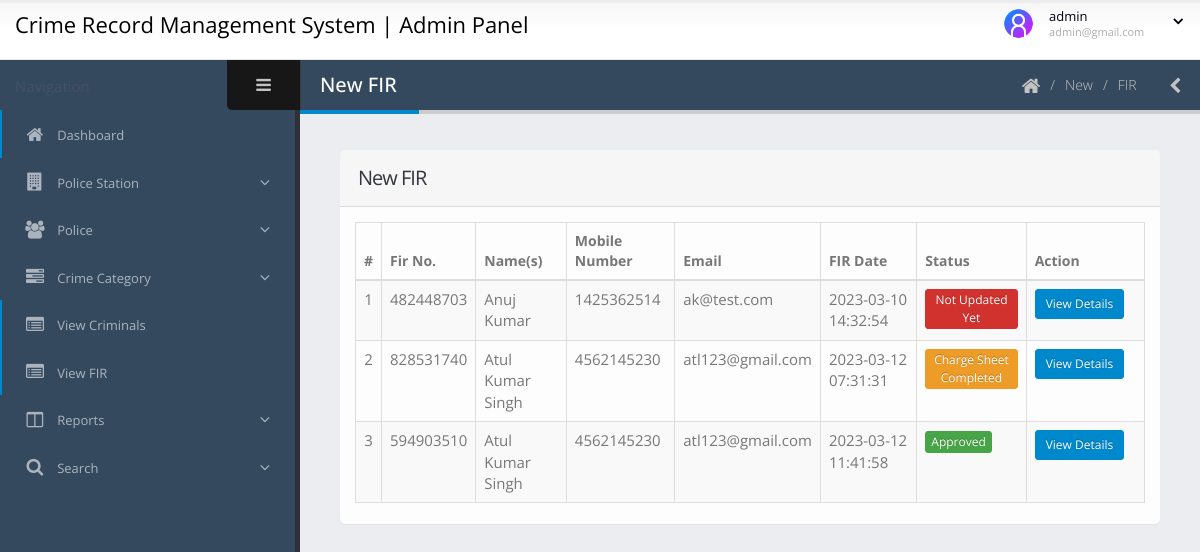
The page /crimerms/admin/view-fir.php (signed in) on the database its author committed.
### tables this page shows
CREATE TABLE `tblfir` (
  `ID` int(10) NOT NULL,
  `FIRNo` varchar(120) DEFAULT NULL,
  `UserID` int(50) DEFAULT NULL,
  `PoliceStationId` int(11) DEFAULT NULL,
  `PoliceStation` varchar(200) DEFAULT NULL,
  `CrimeType` varchar(200) DEFAULT NULL,
  `NameAccused` varchar(200) DEFAULT NULL,
  `NameApplicants` varchar(200) DEFAULT NULL,
  `ParentageApplicant` varchar(200) DEFAULT NULL,
  `ContactNumber` bigint(10) DEFAULT NULL,
  `Address` mediumtext DEFAULT NULL,
  `RelationAccused` varchar(200) DEFAULT NULL,
  `PurposeofFIR` varchar(200) DEFAULT NULL,
  `DateofFIR` timestamp NULL DEFAULT current_timestamp(),
  `Remark` varchar(200) DEFAULT NULL,
  `Status` varchar(50) DEFAULT NULL,
  `RemarkDate` timestamp NULL DEFAULT NULL ON UPDATE current_timestamp(),
  `SectionofLaw` varchar(200) NOT NULL,
  `InvestigationOfficer` varchar(200) NOT NULL,
  `InvestigationDetail` mediumtext NOT NULL,
  `ChargesheetDate` timestamp NULL DEFAULT NULL ON UPDATE current_timestamp()
);

CREATE TABLE `tbluser` (
  `ID` int(10) NOT NULL,
  `FullName` varchar(200) DEFAULT NULL,
  `MobileNumber` bigint(10) DEFAULT NULL,
  `Email` varchar(200) DEFAULT NULL,
  `Password` varchar(200) DEFAULT NULL,
  `RegDate` timestamp NOT NULL DEFAULT current_timestamp()
);

### crimerms/admin/view-fir.php (the view, shortened to what this page needs)
<?php
include('includes/dbconnection.php');
if (strlen($_SESSION['crmsaid']==0)) {
  header('location:logout.php');
  } else{
?>
<!doctype html>
<html class="fixed">
	<head>
		<link rel="stylesheet" href="../assets/vendor/bootstrap/css/bootstrap.css" />
		<link rel="stylesheet" href="../assets/vendor/font-awesome/css/font-awesome.css" />
		<link rel="stylesheet" href="../assets/vendor/magnific-popup/magnific-popup.css" />
		<link rel="stylesheet" href="../assets/vendor/bootstrap-datepicker/css/datepicker3.css" />
		<link rel="stylesheet" href="../assets/vendor/select2/select2.css" />
		<link rel="stylesheet" href="../assets/vendor/jquery-datatables-bs3/assets/css/datatables.css" />
		<link rel="stylesheet" href="../assets/stylesheets/theme.css" />
		<link rel="stylesheet" href="../assets/stylesheets/skins/default.css" />
		<link rel="stylesheet" href="../assets/stylesheets/theme-custom.css">
	</head>
	<body>
		<section class="body">
			<?php include_once('includes/header.php');?>
			<div class="inner-wrapper">
				<?php include_once('includes/sidebar.php');?>
				<section role="main" class="content-body">
					<header class="page-header">
						<h2>New FIR</h2>
						<div class="right-wrapper pull-right">
							<ol class="breadcrumbs">
								<li>
									<a href="dashboard.php">
										<i class="fa fa-home"></i>
									</a>
								</li>
								<li><span>New</span></li>
								<li><span>FIR</span></li>
							</ol>
							<a class="sidebar-right-toggle" data-open="sidebar-right"><i class="fa fa-chevron-left"></i></a>
						</div>
					</header>
						<section class="panel">
							<header class="panel-heading">
								<h2 class="panel-title">New FIR</h2>
							</header>
							<div class="panel-body">
								 <table class="table table-bordered table-striped table-vcenter js-dataTable-full-pagination">
                                <thead style="font-size: 14px">
                                    <tr>
                                        <th class="text-center">#</th>
                                        <th>Fir No.</th>
                                        <th class="d-none d-sm-table-cell">Name(s)</th>
                                        <th class="d-none d-sm-table-cell">Mobile Number</th>
                                        <th class="d-none d-sm-table-cell">Email</th>
                                        <th class="d-none d-sm-table-cell">FIR Date</th>
                                        <th class="d-none d-sm-table-cell">Status</th>
                                        <th class="d-none d-sm-table-cell" style="width: 15%;">Action</th>
                                       </tr>
                                </thead>
                                <tbody>
                                    <?php
$sql="SELECT tbluser.FullName,tbluser.MobileNumber,tbluser.Email,tblfir.FIRNo,tblfir.ID,tblfir.Status,tblfir.DateofFIR from tblfir join tbluser on tblfir.UserID=tbluser.ID";
$query = $dbh -> prepare($sql);
$query->execute();
$results=$query->fetchAll(PDO::FETCH_OBJ);
$cnt=1;
if($query->rowCount() > 0)
{
foreach($results as $row)
{               ?>
                                    <tr style="font-size: 15px">
                                        <td class="text-center"><?php echo htmlentities($cnt);?></td>
                                        <td class="font-w600"><?php  echo htmlentities($row->FIRNo);?></td>
                                        <td class="font-w600"><?php  echo htmlentities($row->FullName);?></td>
                                        <td class="font-w600"><?php  echo htmlentities($row->MobileNumber);?></td>
                                        <td class="font-w600"><?php  echo htmlentities($row->Email);?></td>
                                        <td class="font-w600"><?php  echo htmlentities($row->DateofFIR);?></td>
<td class="font-w600">
<?php if($row->Status==""){ ?>
<span class="btn btn-danger btn-xs"><?php echo "Not Updated Yet"; ?></span>
<?php } elseif($row->Status=="Cancelled") { ?>
<span class="btn btn-danger btn-xs">Cancelled/Rejected</span>
<?php } elseif($row->Status=="Approved") { ?>
<span class="btn btn-success btn-xs">Approved</span>
<?php } elseif($row->Status=="Charge Sheet Completed") { ?>
<span class="btn btn-warning btn-xs">Charge Sheet Completed</span>
<?php } ?>
                                         <td class="d-none d-sm-table-cell"><a href="view-fir-details.php?editid=<?php echo htmlentities ($row->ID);?>" class="btn btn-primary btn-sm">View Details</td>
                                    </tr>
                                    <?php $cnt=$cnt+1;}} ?>
                                </tbody>
                            </table>
							</div>
						</section>
				</section>
			</div>
		</section>
	</body>
</html><?php }  ?>

### crimerms/admin/includes/header.php (shortened to what this page needs)
    <header class="header">
                <div class="logo-container">
              <a href="dashboard.php" class="logo" style="color:#000; font-size:22px; text-decoration:none;">
                      Crime Record Management System | Admin Panel
                    </a>
                </div>
                <div class="header-right">
                    <div id="userbox" class="userbox">
                        <a href="#" data-toggle="dropdown">
                            <figure class="profile-picture">
                                <img src="../assets/images/admin.png" alt="Admin" class="img-circle" data-lock-picture="../assets/images/admin.png" />
                            </figure>
                            <div class="profile-info" data-lock-name="John Doe" data-lock-email="johndoe@JSOFT.com">
                             <?php
$aid=$_SESSION['crmsaid'];
$sql="SELECT AdminName,Email from  tbladmin where ID=:aid";
$query = $dbh -> prepare($sql);
$query->bindParam(':aid',$aid,PDO::PARAM_STR);
$query->execute();
$results=$query->fetchAll(PDO::FETCH_OBJ);
$cnt=1;
if($query->rowCount() > 0)
{
foreach($results as $row)
{               ?>
                                <span class="name"><?php  echo $row->AdminName;?></span>
                                <span class="role"><?php  echo $row->Email;?></span>
                                <?php $cnt=$cnt+1;}} ?>
                            </div>
                            <i class="fa custom-caret"></i>
                        </a>
                    </div>
                </div>
            </header>

### crimerms/assets/stylesheets/skins/default.css (style rules this page uses)
a, .btn-link { color: #0088cc; }
body .btn-primary { color: #ffffff; text-shadow: 0 -1px 0 rgba(0, 0, 0, 0.25); background-color: #0088cc; border-color: #0088cc; }
body .btn-success { color: #ffffff; text-shadow: 0 -1px 0 rgba(0, 0, 0, 0.25); background-color: #47a447; border-color: #47a447; }
body .btn-warning { color: #ffffff; text-shadow: 0 -1px 0 rgba(0, 0, 0, 0.25); background-color: #ed9c28; border-color: #ed9c28; }
body .btn-danger { color: #ffffff; text-shadow: 0 -1px 0 rgba(0, 0, 0, 0.25); background-color: #d2322d; border-color: #d2322d; }
.page-header h2 { border-bottom-color: #0088cc; }

### rows shown on the page
tblfir: FIRNo "482448703", UserID.FullName "Anuj Kumar", UserID.MobileNumber "1425362514", UserID.Email "ak@test.com", DateofFIR "2023-03-10 14:32:54", shows "Not Updated Yet"
tblfir: FIRNo "828531740", UserID.FullName "Atul Kumar Singh", UserID.MobileNumber "4562145230", UserID.Email "atl123@gmail.com", DateofFIR "2023-03-12 07:31:31", shows "Charge Sheet Completed"
tblfir: FIRNo "594903510", UserID.FullName "Atul Kumar Singh", UserID.MobileNumber "4562145230", UserID.Email "atl123@gmail.com", DateofFIR "2023-03-12 11:41:58", Status "Approved"

### other values the page prints
$row->AdminName "admin"
$row->Email "admin@gmail.com"
